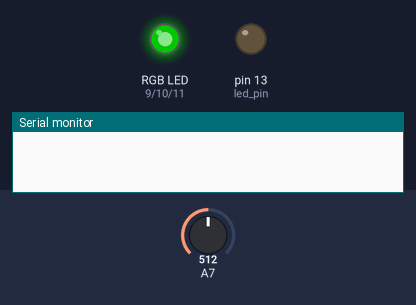
A sketch run on a simulated Arduino Nano, built with avr-gcc and run on an emulated ATmega328P. Shown: an RGB LED mixed from three pins (HIGH = lit), output pins drawn as LEDs (lit = HIGH), the last lines printed to the serial monitor. The test bench sets the inputs (shaded band); at power-on: A7 = 512. Dim RGB values are drawn brighter than linear; random numbers use the default seed unless the sketch sets one.

Above: at 0.1 s.
At 3.3 s:
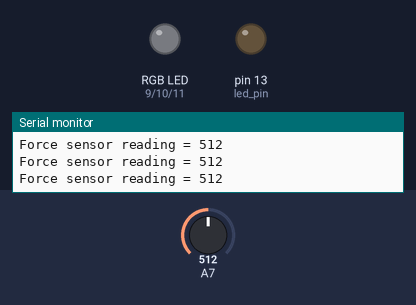
3.4 s: A7 set to 34
5.2 s: A7 set to 28
At 6.4 s:
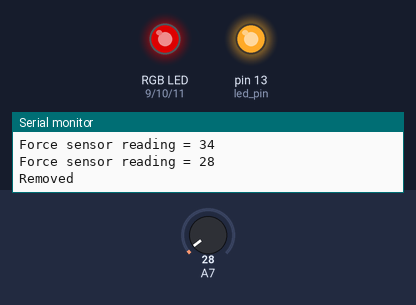
Timing chart, 0 to 8.2 s (numbered marks = the images above; inputs shaded):
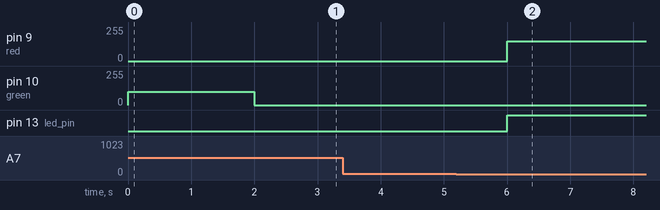

The sketch:

Sensor.ino
```cpp
// Code for Antenna 3 of the Southeast Con 2026 Hardware Compeition

int red = 9;
int green = 10;
int blue = 11;
int led_pin = 13;

int redBrightness = 0;
int greenBrightness = 0;
int blueBrightness = 0;
int randomColor;

int begin = 1;

void setup() {
  Serial.begin(9600);
  randomSeed(analogRead(A0));
  randomColor = random(1, 5);

  pinMode(red, OUTPUT);
  pinMode(green, OUTPUT);
  pinMode(blue, OUTPUT);
  pinMode(led_pin, OUTPUT);
}

void loop() {
  int analogReading = analogRead(A7);
  if (begin == 1){
    begin = 0;
    while(analogReading <= 50){
      analogReading = analogRead(A7);
      redBrightness = 150;
      blueBrightness = 0;
      greenBrightness = 0;

      analogWrite(red, redBrightness);
      analogWrite(green, greenBrightness);
      analogWrite(blue, blueBrightness);
      Serial.println("Error State");

      delay(250);
      analogWrite(red, 0);
      delay(250);

    }
    analogWrite(red, 0);
    analogWrite(green, 100);
    delay(2000);
    analogWrite(green, 0);


  }

  Serial.print("Force sensor reading = ");
  Serial.println(analogReading); // print the raw analog reading

  if(analogReading <= 30){
    delay(500);
    if(analogReading <= 30){
      Serial.println("Removed");

      digitalWrite(led_pin, HIGH);

      if(randomColor == 1)
      {
        redBrightness = 150;
        blueBrightness = 0;
        greenBrightness = 0;
      }
      else if(randomColor == 2)
      {
        redBrightness = 0;
        blueBrightness = 150;
        greenBrightness = 0;
      }
      else if(randomColor == 3)
      {
        redBrightness = 0;
        blueBrightness = 0;
        greenBrightness = 100;
      }
      else
      {
        redBrightness = 200;
        blueBrightness = 150;
        greenBrightness = 0;
      }

      analogWrite(red, redBrightness);
      analogWrite(green, greenBrightness);
      analogWrite(blue, blueBrightness);
      delay(3000);
    }
  }

  delay(500);
}
```

Measured:
- the behaviour switches between 31 and 30 on A7 (found by bisection; images 1 and 2)
- after the input at 5.2 s, pin 9 (red): 0/255 → 150/255 after 0.80 s; pin 13 (led_pin): LOW → HIGH after 0.80 s
